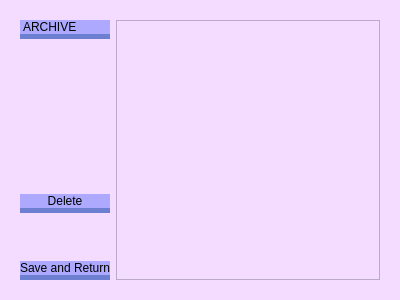
<?xml version="1.0" encoding="UTF-8"?>
<ui version="4.0">
 <class>secondwindow</class>
 <widget class="QDialog" name="secondwindow">
  <property name="geometry">
   <rect>
    <x>0</x>
    <y>0</y>
    <width>400</width>
    <height>300</height>
   </rect>
  </property>
  <property name="windowTitle">
   <string>Dialog</string>
  </property>
  <property name="styleSheet">
   <string notr="true">background-color: rgb(243, 220, 255);</string>
  </property>
  <layout class="QGridLayout" name="gridLayout">
   <item row="0" column="0">
    <widget class="QWidget" name="widget" native="true">
     <layout class="QGridLayout" name="gridLayout_3">
      <item row="0" column="0">
       <layout class="QGridLayout" name="gridLayout_2">
        <item row="0" column="1">
         <layout class="QVBoxLayout" name="verticalLayout_2">
          <property name="spacing">
           <number>0</number>
          </property>
          <item>
           <widget class="QListWidget" name="listWidget"/>
          </item>
         </layout>
        </item>
        <item row="0" column="0">
         <layout class="QVBoxLayout" name="verticalLayout">
          <item>
           <widget class="QLabel" name="label">
            <property name="styleSheet">
             <string notr="true">font: 14pt &quot;Bodoni MT&quot;;
background-color: rgb(172, 169, 255);
border-radius: 10px;
border-bottom-style:solid;
border-bottom-width: 5px;
border-bottom-color: rgb(109, 127, 209);
</string>
            </property>
            <property name="text">
             <string>ARCHIVE</string>
            </property>
           </widget>
          </item>
          <item>
           <spacer name="verticalSpacer_2">
            <property name="orientation">
             <enum>Qt::Vertical</enum>
            </property>
            <property name="sizeHint" stdset="0">
             <size>
              <width>20</width>
              <height>66</height>
             </size>
            </property>
           </spacer>
          </item>
          <item>
           <spacer name="verticalSpacer">
            <property name="orientation">
             <enum>Qt::Vertical</enum>
            </property>
            <property name="sizeHint" stdset="0">
             <size>
              <width>20</width>
              <height>27</height>
             </size>
            </property>
           </spacer>
          </item>
          <item>
           <spacer name="verticalSpacer_3">
            <property name="orientation">
             <enum>Qt::Vertical</enum>
            </property>
            <property name="sizeHint" stdset="0">
             <size>
              <width>20</width>
              <height>27</height>
             </size>
            </property>
           </spacer>
          </item>
          <item>
           <widget class="QPushButton" name="pushButton_2">
            <property name="styleSheet">
             <string notr="true">font: 11pt &quot;Bodoni MT&quot;;
background-color: rgb(172, 169, 255);
border-radius: 10px;
border-bottom-style:solid;
border-bottom-width: 5px;
border-bottom-color: rgb(109, 127, 209);</string>
            </property>
            <property name="text">
             <string>Delete</string>
            </property>
           </widget>
          </item>
          <item>
           <spacer name="verticalSpacer_4">
            <property name="orientation">
             <enum>Qt::Vertical</enum>
            </property>
            <property name="sizeHint" stdset="0">
             <size>
              <width>20</width>
              <height>40</height>
             </size>
            </property>
           </spacer>
          </item>
          <item>
           <widget class="QPushButton" name="pushButton">
            <property name="styleSheet">
             <string notr="true">font: 11pt &quot;Bodoni MT&quot;;
background-color: rgb(172, 169, 255);
border-radius: 10px;
border-bottom-style:solid;
border-bottom-width: 5px;
border-bottom-color: rgb(109, 127, 209);
</string>
            </property>
            <property name="text">
             <string>Save and Return</string>
            </property>
           </widget>
          </item>
         </layout>
        </item>
       </layout>
      </item>
     </layout>
    </widget>
   </item>
  </layout>
 </widget>
 <resources/>
 <connections/>
</ui>
